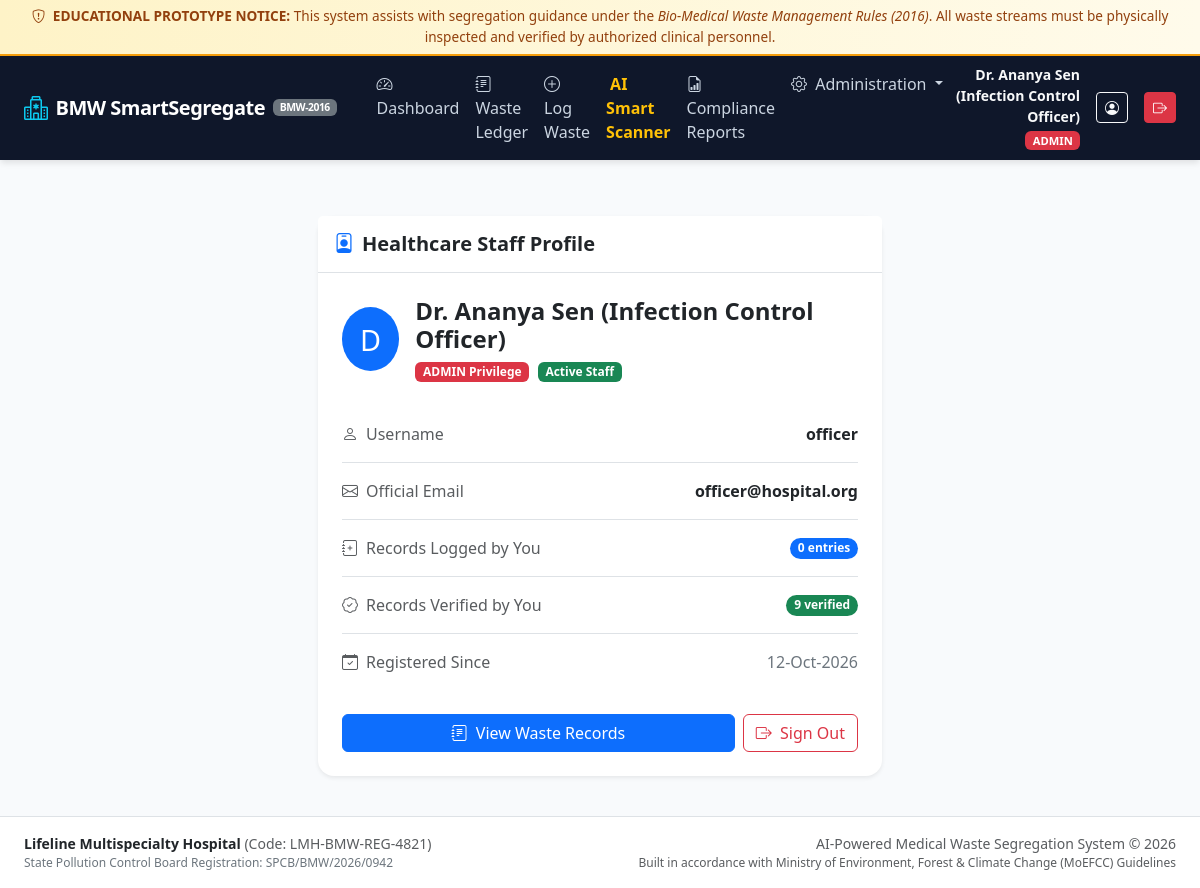
/profile (signed in), run on the app's committed database.
### app/models/user.py (models this page shows, shortened)
class User(UserMixin, db.Model):
    __tablename__ = "users"
    ROLE_ADMIN = "ADMIN"
    ROLE_STAFF = "STAFF"
    id = db.Column(db.Integer, primary_key=True)
    username = db.Column(db.String(64), unique=True, nullable=False, index=True)
    email = db.Column(db.String(120), unique=True, nullable=False, index=True)
    password_hash = db.Column(db.String(256), nullable=False)
    full_name = db.Column(db.String(120), nullable=False)
    role = db.Column(db.String(20), nullable=False, default=ROLE_STAFF)
    is_active = db.Column(db.Boolean, default=True, nullable=False)
    created_at = db.Column(db.DateTime, default=datetime.utcnow, nullable=False)
    logged_records = db.relationship("WasteRecord", backref="logger", foreign_keys="WasteRecord.logged_by_id", lazy="dynamic")
    verified_records = db.relationship("WasteRecord", backref="verifier", foreign_keys="WasteRecord.verified_by_id", lazy="dynamic")
    feedbacks = db.relationship("PredictionFeedback", backref="user", lazy="dynamic")
    @property
    def is_admin_user(self) -> bool:
        return self.role == self.ROLE_ADMIN

### app/routes/auth.py (the view)
@auth_bp.route("/profile")
@login_required
def profile():
    logged_count = current_user.logged_records.count()
    verified_count = current_user.verified_records.count()
    return render_template("auth/profile.html", user=current_user, logged_count=logged_count, verified_count=verified_count)

### app/templates/auth/profile.html (shortened to what this page needs)
{% extends "base.html" %}
{% block content %}
<div class="row justify-content-center py-4">
  <div class="col-md-8 col-lg-6">
    <div class="card shadow-sm border-0 rounded-4">
      <div class="card-header bg-white border-bottom py-3">
        <h5 class="fw-bold mb-0 text-dark"><i class="bi bi-person-badge me-2 text-primary"></i>Healthcare Staff Profile</h5>
      </div>
      <div class="card-body p-4">
        <div class="d-flex align-items-center mb-4">
          <div class="bg-primary text-white rounded-circle d-flex align-items-center justify-content-center me-3" style="width: 64px; height: 64px; font-size: 1.8rem;">
            {{ user.full_name[0] }}
          </div>
          <div>
            <h4 class="fw-bold mb-1">{{ user.full_name }}</h4>
            <span class="badge {% if user.is_admin_user %}bg-danger{% else %}bg-info text-dark{% endif %}">
              {{ user.role }} Privilege
            </span>
            <span class="badge bg-success ms-1">Active Staff</span>
          </div>
        </div>
        <ul class="list-group list-group-flush mb-4">
          <li class="list-group-item d-flex justify-content-between align-items-center px-0 py-3">
            <span class="text-muted"><i class="bi bi-person me-2"></i>Username</span>
            <span class="fw-semibold">{{ user.username }}</span>
          </li>
          <li class="list-group-item d-flex justify-content-between align-items-center px-0 py-3">
            <span class="text-muted"><i class="bi bi-envelope me-2"></i>Official Email</span>
            <span class="fw-semibold">{{ user.email }}</span>
          </li>
          <li class="list-group-item d-flex justify-content-between align-items-center px-0 py-3">
            <span class="text-muted"><i class="bi bi-journal-plus me-2"></i>Records Logged by You</span>
            <span class="badge bg-primary rounded-pill">{{ logged_count }} entries</span>
          </li>
          <li class="list-group-item d-flex justify-content-between align-items-center px-0 py-3">
            <span class="text-muted"><i class="bi bi-patch-check me-2"></i>Records Verified by You</span>
            <span class="badge bg-success rounded-pill">{{ verified_count }} verified</span>
          </li>
          <li class="list-group-item d-flex justify-content-between align-items-center px-0 py-3">
            <span class="text-muted"><i class="bi bi-calendar-check me-2"></i>Registered Since</span>
            <span class="text-secondary">{{ user.created_at.strftime('%d-%b-%Y') if user.created_at else 'Active' }}</span>
          </li>
        </ul>
        <div class="d-flex gap-2">
          <a href="{{ url_for('waste.list_records') }}" class="btn btn-primary flex-grow-1">
            <i class="bi bi-journal-text me-1"></i> View Waste Records
          </a>
          <a href="{{ url_for('auth.logout') }}" class="btn btn-outline-danger">
            <i class="bi bi-box-arrow-right me-1"></i> Sign Out
          </a>
        </div>
      </div>
    </div>
  </div>
</div>
{% endblock %}

### app/templates/base.html (shortened to what this page needs)
<!DOCTYPE html>
<html lang="en">
<head>
  <link href="https://cdn.jsdelivr.net/npm/bootstrap@5.3.3/dist/css/bootstrap.min.css" rel="stylesheet">
  <link rel="stylesheet" href="https://cdn.jsdelivr.net/npm/bootstrap-icons@1.11.3/font/bootstrap-icons.min.css">
  <link rel="stylesheet" href="{{ url_for('static', filename='css/custom.css') }}">
</head>
<body>
  <div class="safety-disclaimer-banner text-center">
    <div class="container-fluid">
      <i class="bi bi-shield-exclamation me-1"></i>
      <strong>EDUCATIONAL PROTOTYPE NOTICE:</strong> This system assists with segregation guidance under the
      <em>Bio-Medical Waste Management Rules (2016)</em>. All waste streams must be physically inspected and verified by authorized clinical personnel.
    </div>
  </div>
  <nav class="navbar navbar-expand-lg navbar-hospital sticky-top">
    <div class="container-fluid px-4">
      <a class="navbar-brand d-flex align-items-center" href="{{ url_for('dashboard.index') }}">
        <i class="bi bi-hospital fs-4 me-2 text-info"></i>
        <span>BMW SmartSegregate</span>
        <span class="badge bg-secondary ms-2 small" style="font-size: 0.65rem;">BMW-2016</span>
      </a>
      <div class="collapse navbar-collapse" id="navbarMain">
        {% if current_user.is_authenticated %}
        <ul class="navbar-nav me-auto mb-2 mb-lg-0 ms-lg-3">
          <li class="nav-item">
            <a class="nav-link {% if request.endpoint == 'dashboard.index' %}active{% endif %}" href="{{ url_for('dashboard.index') }}">
              <i class="bi bi-speedometer2 me-1"></i> Dashboard
            </a>
          </li>
          <li class="nav-item">
            <a class="nav-link {% if request.endpoint == 'waste.list_records' %}active{% endif %}" href="{{ url_for('waste.list_records') }}">
              <i class="bi bi-journal-text me-1"></i> Waste Ledger
            </a>
          </li>
          <li class="nav-item">
            <a class="nav-link {% if request.endpoint == 'waste.create_record' %}active{% endif %}" href="{{ url_for('waste.create_record') }}">
              <i class="bi bi-plus-circle me-1"></i> Log Waste
            </a>
          </li>
          <li class="nav-item">
            <a class="nav-link text-warning fw-semibold {% if request.endpoint == 'ai.classify_view' %}active{% endif %}" href="{{ url_for('ai.classify_view') }}">
               AI Smart Scanner
            </a>
          </li>
          <li class="nav-item">
            <a class="nav-link {% if request.endpoint == 'reports.index' %}active{% endif %}" href="{{ url_for('reports.index') }}">
              <i class="bi bi-file-earmark-bar-graph me-1"></i> Compliance Reports
            </a>
          </li>
          {% if current_user.is_admin_user %}
          <li class="nav-item dropdown">
            <a class="nav-link dropdown-toggle" href="#" role="button" data-bs-toggle="dropdown">
              <i class="bi bi-gear me-1"></i> Administration
            </a>
          </li>
          {% endif %}
        </ul>
        <div class="d-flex align-items-center gap-3">
          <div class="text-end text-light d-none d-md-block">
            <div class="fw-semibold small">{{ current_user.full_name }}</div>
            <span class="badge {% if current_user.is_admin_user %}bg-danger{% else %}bg-info text-dark{% endif %}" style="font-size: 0.7rem;">
              {{ current_user.role }}
            </span>
          </div>
          <a href="{{ url_for('auth.profile') }}" class="btn btn-outline-light btn-sm" title="My Profile">
            <i class="bi bi-person-circle"></i>
          </a>
          <a href="{{ url_for('auth.logout') }}" class="btn btn-danger btn-sm" title="Logout">
            <i class="bi bi-box-arrow-right"></i>
          </a>
        </div>
        {% endif %}
      </div>
    </div>
  </nav>
  <main class="flex-grow-1 container-fluid px-4 py-3">
    {% block content %}{% endblock %}
  </main>
  <footer class="bg-white border-top py-3 mt-auto">
    <div class="container-fluid px-4">
      <div class="row align-items-center text-muted small">
        <div class="col-md-6 text-center text-md-start">
          <span class="fw-semibold text-dark">{{ hospital_name }}</span> (Code: {{ hospital_code }})
          <div class="text-secondary" style="font-size: 0.75rem;">
            State Pollution Control Board Registration: SPCB/BMW/2026/0942
          </div>
        </div>
        <div class="col-md-6 text-center text-md-end mt-2 mt-md-0">
          <span>AI-Powered Medical Waste Segregation System &copy; {{ current_year }}</span>
          <div class="text-muted" style="font-size: 0.75rem;">
            Built in accordance with Ministry of Environment, Forest & Climate Change (MoEFCC) Guidelines
          </div>
        </div>
      </div>
    </div>
  </footer>
</body>
</html>

### app/static/css/custom.css (style rules this page uses)
:root { --hospital-primary: #0284c7; --hospital-primary-dark: #0369a1; --hospital-secondary: #0f766e; --hospital-surface: #f8fafc; --hospital-card-bg: #ffffff; --hospital-border: #e2e8f0; --hospital-text: #1e293b; --hospital-muted: #64748b; --bmw-yellow: #eab308; --bmw-red: #ef4444; --bmw-white: #f8fafc; --bmw-blue: #3b82f6; --bmw-general: #334155; --bmw-unknown: #64748b; }
body { font-family: 'Segoe UI', system-ui, -apple-system, sans-serif; background-color: var(--hospital-surface); color: var(--hospital-text); min-height: 100vh; display: flex; flex-direction: column; }
.safety-disclaimer-banner { background: linear-gradient(90deg, #fef3c7 0%, #fffbeb 100%); border-bottom: 2px solid #f59e0b; color: #92400e; font-size: 0.85rem; padding: 0.4rem 1rem; }
.safety-disclaimer-banner strong { font-weight: 700; }
.navbar-hospital { background-color: #0f172a; box-shadow: 0 4px 6px -1px rgba(0, 0, 0, 0.1); }
.navbar-hospital .navbar-brand { color: #ffffff; font-weight: 700; letter-spacing: -0.025em; }
.navbar-hospital .nav-link { color: #cbd5e1; font-weight: 500; padding: 0.5rem 0.85rem; border-radius: 6px; transition: all 0.2s ease; }

### data on the page
User: full_name "Dr. Ananya Sen (Infection Control Officer)", role "ADMIN", full_name "D", username "officer", email "officer@hospital.org", created_at "12-Oct-2026"

### other printed values
{{ logged_count }} "0"
{{ verified_count }} "9"
{{ hospital_name }} "Lifeline Multispecialty Hospital"
{{ hospital_code }} "LMH-BMW-REG-4821"
{{ current_year }} "2026"
